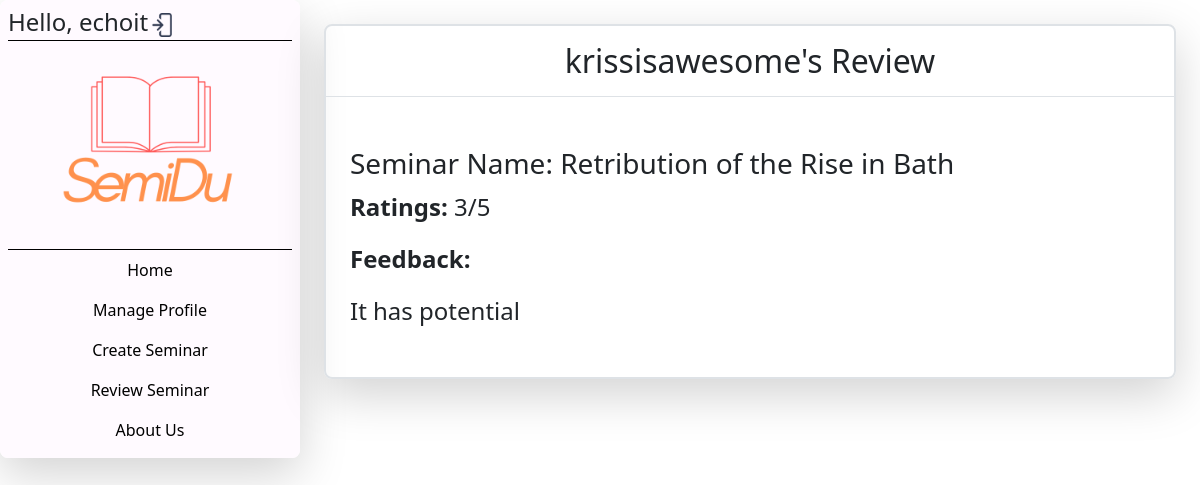
The page /orgaUserRev/3/ (signed in) on the database its author committed.
### semidu/models.py (models this page shows)
class review(models.Model):
    revUser = models.ForeignKey(User, null=True, on_delete= models.SET_NULL)
    semiRevInfo = models.ForeignKey(seminar, null=True, on_delete= models.SET_NULL)
    ratings = models.IntegerField(null=True)
    feedback = models.TextField(null=True)

class seminar(models.Model):
    seminar_name = models.CharField(max_length=225, null=True)
    seminar_purpose = models.CharField(max_length=225, null=True)
    amount_peoples = models.IntegerField(null=True)
    joined_user = models.IntegerField(default=0, blank=True)
    seminar_contact = models.CharField(max_length=225, null=True)
    seminar_req = models.CharField(max_length=225, null=True)
    semiUser = models.ForeignKey(User, null=True, on_delete= models.SET_NULL)

### semidu/views.py (the view)
# urls.py: path('orgaUserRev/<str:uID>/', views.orgaUserView, name = 'orgaUserRev'),
@login_required(login_url="/landPage")
def orgaUserView(request, uID):
    revID = review.objects.get(id=uID)
    context = {'user_review': revID}
    return render(request, "ManageReview/feedbackU.html", context)

### templates/ManageReview/feedbackU.html (shortened to what this page needs)
<!DOCTYPE html>
{% load static %}
<html lang="en">
<head>
    <link rel="stylesheet" href="{% static "css/textbut.css" %}">
    <link rel="stylesheet" href="{% static "css/userRev.css" %}">
    {% load bootstrap5 %}
    {% bootstrap_css %}
</head>
<body>
  <div class="container-fluid">
    <div class="row">
      <nav class="col-3 sidebar shadow-lg rounded-3 p-0" style="width: 300px;">
        <div class="flex-column flex-shrink-0 p-2 rounded-3 sidebg" style="width: 300px;">
          <h4 class="border-black border-bottom">Hello, {{user.username}}<a href="/signOut"><img src="{% static 'img/so.png' %}" width="30" height="30"></a></h4>
          <a href="/" class="d-flex border-bottom border-black" >
            <img src="{% static 'img/SemiDu.png' %}" width="200" height="200" class="d-block mx-auto">
          </a>
          <ul class="nav flex-column mb-auto">
            <li>
              <a href="/" class="nav-link text-black text-center">
                Home
              </a>
            </li>
            <li>
              <a href="/manageprof" class="nav-link text-center text-black">
                Manage Profile
              </a>
            </li>
            <li>
              <a href="/manageseminar" class="nav-link text-center text-black">
                Create Seminar
              </a>
            </li>
            <li>
              <a href="/reviewDash" class="nav-link text-center text-black">
                Review Seminar
              </a>
            </li>
            <li>
              <a href="#Coming Soon" class="nav-link text-center text-black">
                About Us
              </a>
            </li>
          </ul>
        </div>
      </nav>
      <main class="col-md-9 px-md-4 ">
        <div class="border border-2 mt-md-4 shadow-lg rounded-3">
            <div class="pt-md-3 pb-md-2 mb-md-3 border-bottom ">
                <h2 class="text-center">{{user_review.revUser.username}}'s Review</h2>
            </div>
            <div class="mb-md-5">
                <h3 class="text-break px-4"><br>Seminar Name: {{user_review.semiRevInfo.seminar_name}}</h3>
                <p><b class = "ps-4 text-break">Ratings: </b>{{user_review.ratings}}/5</p>
                <p><b class = "ps-4 text-break">Feedback: </b></p>
                <p class = "px-4 text-break justiText">{{user_review.feedback}}</p>
            </div>
        </div>
      </main>
    </div>
  </div>
</body>
</html>

### static/css/userRev.css (style rules this page uses)
.sidebg { background-color: rgb(255, 250, 255); }
p { font-size: 1.5rem; }
.justiText { text-align: justify; }

### rows shown on the page
review: revUser.username "krissisawesome", semiRevInfo.seminar_name "Retribution of the Rise in Bath", ratings "3", feedback "It has potential"

### other values the page prints
{{ user.username }} "echoit"
